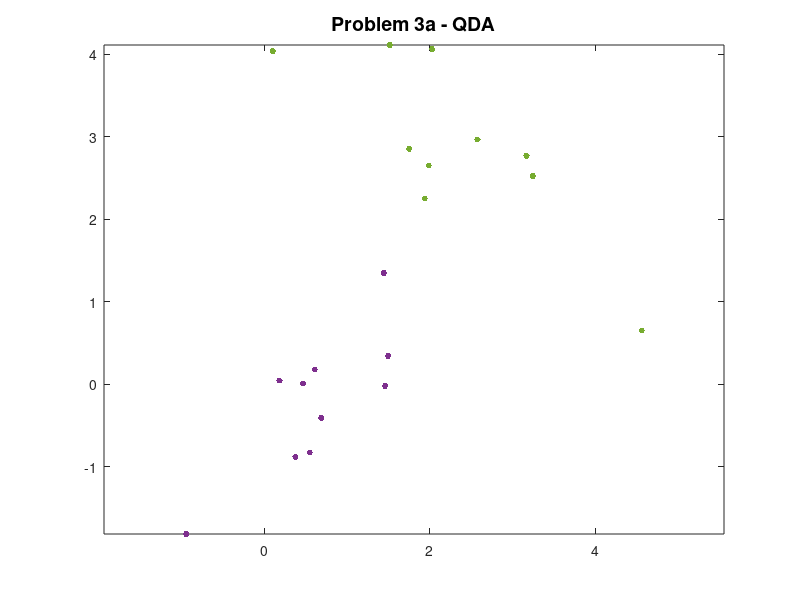

This figure's MATLAB source: (Note: this script raises an error after producing the figure.)
% Daniela Chanci Arrubla
% HW2 CS534 - Problem 3

clear;clc;

%% Problem 3a

% Create training samples from given 
mu = [0 0]';
Rw = [1 0; 0 1];
W = mvnrnd(mu,Rw,10);
W = W';

% Create 10 samples from given distribution 1
Rx1 = [2 -1; -1 2]; % Covariance
mu1 = [2 2]';  % Mean
[V1,D1] = eig(Rx1); % Eigenvalues and Diagonal Matrix
D1 = D1^(1/2);
X1 = V1*D1*W;  % New Samples
X1 = X1 + 2;  % New Samples

% Create 10 samples from given distribution 2
Rx2 = [1 0.5; 0.5 1]; % Covariance
mu2 = [0 0]';  % Mean
[V2,D2] = eig(Rx2); % Eigenvalues and Diagonal Matrix
D2 = D2^(1/2);
X2 = V2*D2*W;  % New Samples

% Plot samples
figure; 
plot(X1(1,:),X1(2,:),'.', 'MarkerSize', 14, 'Color', [0.4660 0.6740 0.1880]);
title('Problem 3a - QDA', 'FontSize', 14);
axis('equal');
hold on

plot(X2(1,:),X2(2,:),'.', 'MarkerSize', 14, 'Color', [0.4940 0.1840 0.5560]);

% Decision Boundaries

% QDA
s_mu1 = mean(X1')';
s_mu2 = mean(X2')';
s_Rx1 = cov(X1');
s_Rx2 = cov(X2');
syms x1 x2
qda = -0.5*log(det(s_Rx1)) - 0.5*([x1; x2] - s_mu1)'*inv(s_Rx1)*([x1; x2] - s_mu1)...
    + log(0.5) == -0.5*log(det(s_Rx2)) - 0.5*([x1; x2] - s_mu2)'*inv(s_Rx2)*...
    ([x1; x2] - s_mu2) + log(0.5);
fimplicit(qda, '-', 'LineWidth', 1, 'Color', [0 0.4470 0.7410]) % fimplicit...
% instead of solve to discard asymtotes

% Theoretical Bayes
syms x1 x2
tbdb = (1/((det(Rx1))^(1/2)))*exp(-(1/2)*([x1 x2]' - mu1)'*inv(Rx1)*...
    ([x1 x2]' - mu1)) == (1/((det(Rx2))^(1/2)))*exp(-(1/2)*...
    ([x1 x2]' - mu2)'*inv(Rx2)*([x1 x2]' - mu2));
fimplicit(tbdb, '-k', 'LineWidth', 1)

% Empirical Bayes
ebdb = (1/((det(s_Rx1))^(1/2)))*exp(-(1/2)*([x1 x2]' - s_mu1)'*inv(s_Rx1)*...
    ([x1 x2]' - s_mu1)) == (1/((det(s_Rx2))^(1/2)))*exp(-(1/2)*...
    ([x1 x2]' - s_mu2)'*inv(s_Rx2)*([x1 x2]' - s_mu2));
fimplicit(ebdb, '--', 'LineWidth', 2, 'Color', [0.8500 0.3250 0.0980])
legend('X_1', 'X_2', 'QDA', 'Theoretical Bayes', 'Empirical Bayes');
hold off

%% Problem 3b

% Create training samples from given 
W = mvnrnd(mu,Rw,1000);
W = W';

% Create 10 samples from given distribution 1
X1 = V1*D1*W;  % New Samples
X1 = X1 + 2;  % New Samples

% Create 10 samples from given distribution 2
X2 = V2*D2*W;  % New Samples

% Plot samples
figure; 
plot(X1(1,:),X1(2,:),'.', 'MarkerSize', 6, 'Color', [0.4660 0.6740 0.1880]);
title('Problem 3b - QDA', 'FontSize', 14);
axis('equal');
hold on

plot(X2(1,:),X2(2,:),'.', 'MarkerSize', 6, 'Color', [0.4940 0.1840 0.5560]);

% Decision Boundaries

% QDA
s_mu1 = mean(X1')';
s_mu2 = mean(X2')';
s_Rx1 = cov(X1');
s_Rx2 = cov(X2');
syms x1 x2
qda = -0.5*log(det(s_Rx1)) - 0.5*([x1; x2] - s_mu1)'*inv(s_Rx1)*([x1; x2] - s_mu1)...
    + log(0.5) == -0.5*log(det(s_Rx2)) - 0.5*([x1; x2] - s_mu2)'*inv(s_Rx2)*...
    ([x1; x2] - s_mu2) + log(0.5);
fimplicit(qda, '-', 'LineWidth', 1, 'Color', [0 0.4470 0.7410]) % fimplicit...
% instead of solve to discard asymtotes

% Theoretical Bayes
syms x1 x2
tbdb = (1/((det(Rx1))^(1/2)))*exp(-(1/2)*([x1 x2]' - mu1)'*inv(Rx1)*...
    ([x1 x2]' - mu1)) == (1/((det(Rx2))^(1/2)))*exp(-(1/2)*...
    ([x1 x2]' - mu2)'*inv(Rx2)*([x1 x2]' - mu2));
fimplicit(tbdb, '-k', 'LineWidth', 1)

% Empirical Bayes
ebdb = (1/((det(s_Rx1))^(1/2)))*exp(-(1/2)*([x1 x2]' - s_mu1)'*inv(s_Rx1)*...
    ([x1 x2]' - s_mu1)) == (1/((det(s_Rx2))^(1/2)))*exp(-(1/2)*...
    ([x1 x2]' - s_mu2)'*inv(s_Rx2)*([x1 x2]' - s_mu2));
fimplicit(ebdb, '--', 'LineWidth', 2, 'Color', [0.8500 0.3250 0.0980])
legend('X_1', 'X_2', 'QDA', 'Theoretical Bayes', 'Empirical Bayes');
hold off